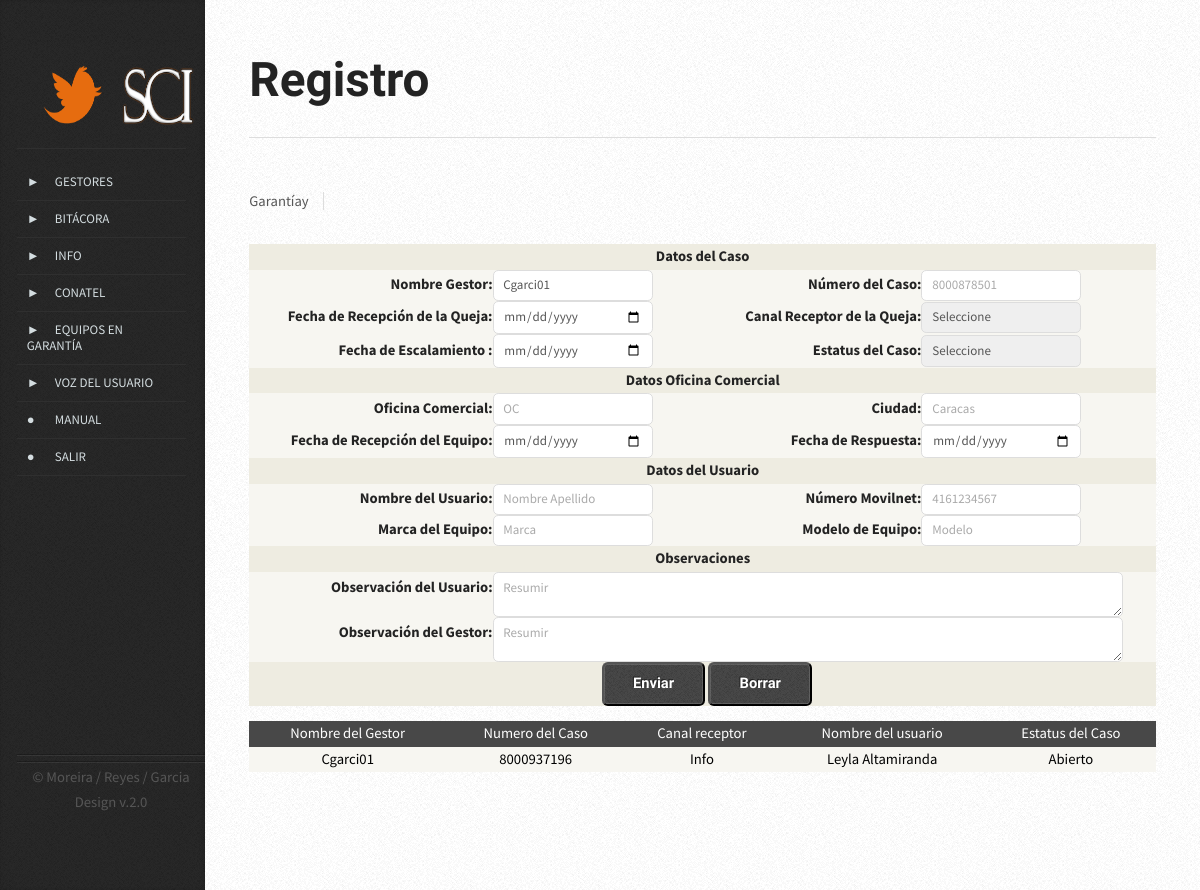
Page /vista/registro_garantia.php (signed in) on the committed database.
### tables this page shows
CREATE TABLE `garantia` (
  `gar_cod` smallint(5) unsigned NOT NULL AUTO_INCREMENT,
  `gar_nombges` varchar(200) DEFAULT NULL,
  `gar_numcas` varchar(20) DEFAULT NULL,
  `gar_fechardq` date DEFAULT NULL,
  `gar_canal` varchar(200) DEFAULT NULL,
  `gar_fechaepg` date DEFAULT NULL,
  `gar_nomoc` varchar(200) DEFAULT NULL,
  `gar_ciuoc` varchar(200) DEFAULT NULL,
  `gar_fecharde` date DEFAULT NULL,
  `gar_fecharoc` date DEFAULT NULL,
  `gar_obseroc` text,
  `gar_nomusu` varchar(200) DEFAULT NULL,
  `gar_numcel` varchar(10) DEFAULT NULL,
  `gar_marca` varchar(20) DEFAULT NULL,
  `gar_modelo` varchar(20) DEFAULT NULL,
  `gar_obserges` text,
  `gar_estatus` varchar(10) DEFAULT NULL,
  PRIMARY KEY (`gar_cod`),
  UNIQUE KEY `gar_numcas` (`gar_numcas`)
);

### modelo/mod_equipo.php (called while the page is built, shortened)
<?php
class equipo{
	public function mostrar($mysqlconn){
		$query= "SELECT gar_nombges, gar_numcas, gar_canal, gar_nomusu, gar_estatus FROM garantia ORDER BY gar_cod DESC LIMIT 1";
		$consulta= mysqli_query($mysqlconn, $query) or die ("Consulta Errónea: ".mysqli_error($mysqlconn));
		if($consulta){
			return ($consulta);
			}
		}
		}
?>

### controlador/listar.php (the view, shortened to what this page needs)
<?php
                               $conexion = new Connex();
                               $mysqlconn= $conexion->conectar();
require("../modelo/mod_equipo.php");
 $consulta= new equipo();
 $listar=$consulta-> mostrar ($mysqlconn);
    if(mysqli_num_rows($listar)>0){
?>
<table id=tablaregistro width=" " border="2" bgcolor="#dcdcdc" align="center" id="listado" >
<thead >
  <tr bgcolor="#000000" >
  <th align="center" bgcolor="#484848"><div align="center" class="style1">Nombre del Gestor</div></th>
  <th align="center" bgcolor="#484848"><div align="center" class="style1">Numero del Caso</div></th>
  <th align="center" bgcolor="#484848"><div align="center" class="style1">Canal receptor</div></th>
  <th align="center" bgcolor="#484848"><div align="center" class="style1">Nombre del usuario</div></th>
  <th align="center" bgcolor="#484848"><div align="center" class="style1">Estatus del Caso</div></th>
 </tr>
 </thead>
 <?php
 for($i=0; $i<mysqli_num_rows($listar); $i++){
 $row= mysqli_fetch_array($listar, MYSQLI_ASSOC);
 $gar_nombges=$row["gar_nombges"];
 $gar_numcas=$row["gar_numcas"];
 $gar_canal=$row["gar_canal"];
 $gar_nomusu=$row["gar_nomusu"];
 $gar_estatus=$row["gar_estatus"];
 ?>
 <tr>
 <td align="center" bgcolor="#f7f6f1"><span class="style4"><?php echo $gar_nombges;?></span>
 <td align="center" bgcolor="#f7f6f1"><span class="style4"><?php echo $gar_numcas;?></span>
 <td align="center" bgcolor="#f7f6f1"><span class="style4"><?php echo $gar_canal;?></span>
 <td align="center" bgcolor="#f7f6f1"><span class="style4"><?php echo $gar_nomusu;?></span>
 <td align="center" bgcolor="#f7f6f1"><span class="style4"><?php echo $gar_estatus;?>
     <?php }?>
 </span>
 </table>
 <?php }?>

### vista/css/style.css (style rules this page uses)
body { background-color: #e8e8e8; background-image: url('images/bg02.png'); }
body,input,textarea,select { font-family: 'Source Sans Pro', sans-serif; font-weight: 400; color: #565656; }
p, ul, ol, dl, table { margin-bottom: 1em; }
table { width: 100%; height: 5%; }
section > :last-child, article > :last-child { margin-bottom: 0; }

### vista/css/style-desktop.css (style rules this page uses)
body { height: 100%; }
body,input,textarea,select { line-height: 1.75em; }

### vista/css/style-narrow.css (style rules this page uses)
body { min-width: 1000px; }
body,input,textarea,select { font-size: 11pt; }

### controlador/listar.php (style rules this page uses)
.style4 { color: #000000 }

### rows in the picture
garantia: gar_nombges "Cgarci01", gar_numcas "8000937196", gar_canal "Info", gar_nomusu "Leyla Altamiranda", gar_estatus "Abierto"
